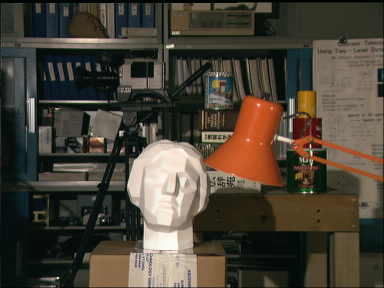
#> input picture 2/images/1.ppm, 384 x 288 px
$ python SSD.py
#> lines starting #> are read from the running program, lines starting #| are printed output that depends on the picture
import numpy as np
from PIL import Image

def stereo_match(left_img, right_img, kernel, max_offset):
    # Load in both images, assumed to be RGBA 8bit per channel images
#> called with left_img = 'images/1.ppm', right_img = 'images/2.ppm', kernel = 10, max_offset = 30
    left_img = Image.open(left_img).convert('L')
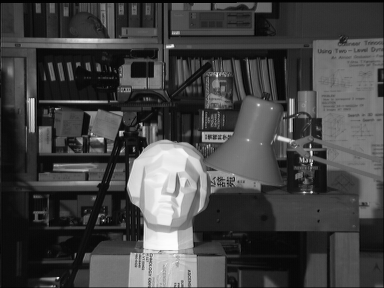
#> left_img: PIL image 384x288 L; min 0, max 253, mean 67.9
    left = np.asarray(left_img)
    print(left.shape)
#| (288, 384)
    right_img = Image.open(right_img).convert('L')
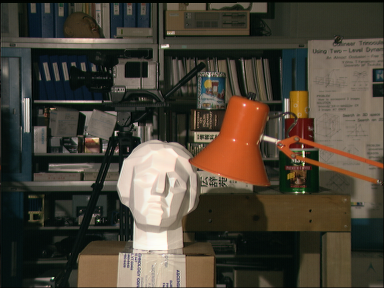
#> input picture 2/images/2.ppm, 384 x 288 px
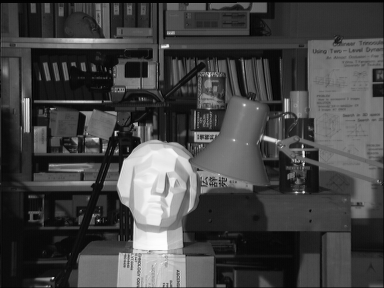
#> right_img: PIL image 384x288 L; min 0, max 253, mean 68.3
    right = np.asarray(right_img)
    w, h = left_img.size  # assume that both images are same size
#> w = 384; h = 288

    # Depth (or disparity) map
    depth = np.zeros((w, h), np.uint8)
    depth.shape = h, w

    kernel_half = int(kernel / 2)
    offset_adjust = 255 / max_offset  # this is used to map depth map output to 0-255 range

    for y in range(kernel_half, h - kernel_half):
        # print(".", end="", flush=True)  # let the user know that something is happening (slowly!)

        for x in range(kernel_half, w - kernel_half):
            best_offset = 0
            prev_ssd = 65534

            for offset in range(max_offset):
                ssd = 0
                ssd_temp = 0

                for v in range(-kernel_half, kernel_half):
                    for u in range(-kernel_half, kernel_half):
                        ssd_temp = int(left[y+v, x+u]) - int(right[y+v, (x+u) - offset])
                        ssd += ssd_temp * ssd_temp

                # if this value is smaller than the previous ssd at this block
                # then it's theoretically a closer match. Store this value against
                # this block..
                if ssd < prev_ssd:
                    prev_ssd = ssd
                    best_offset = offset

            # set depth output for this x,y location to the best match
            depth[y, x] = best_offset * offset_adjust
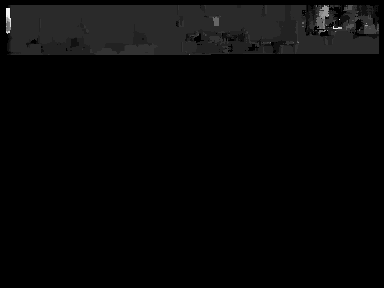
#> depth: shape (288, 384); min 0, max 246, mean 6.9

    # Convert to PIL and save it
    Image.fromarray(depth).save('depth_' + str(kernel) + "_" + str(max_offset) + '.png')

if __name__ == '__main__':
#> (the run stopped early here; a loop or call above may not have finished)
